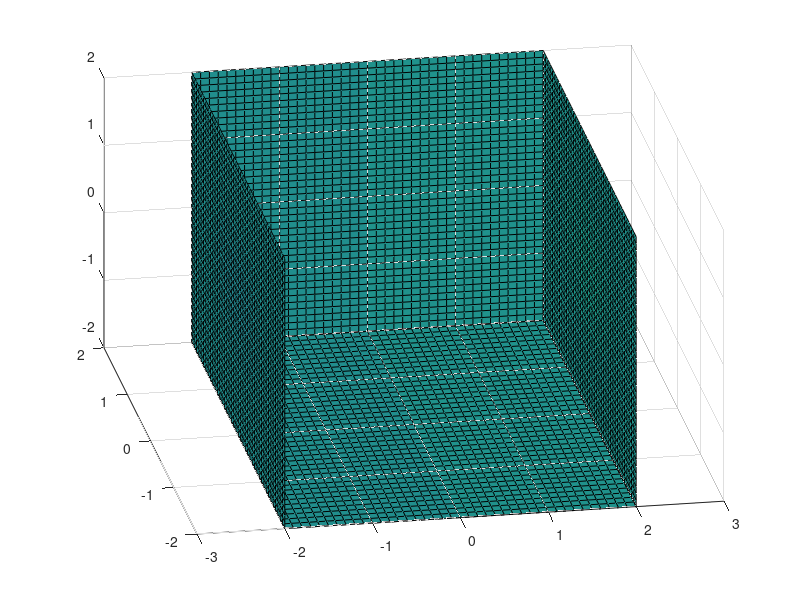

The MATLAB source for this figure:
% 立体透视（2）
function Example30
h0=figure('toolbar','none',...
    'position',[200 150 450 250],...
    'name','Exmaple30');
[x,y,z]=meshgrid(-2:0.1:2,...
    -2:0.1:2,...
    -2:0.1:2);
v=x.*exp(-x.^2-y.^2-z.^2);
[dx,dy,dz]=cylinder;
slice(x,y,z,v,[-2 2],2,-2)
for i=-2:0.2:2
    h=surface(dx+i,dy,dz);
    rotate(h,[1 0 0],90)
    xp=get(h,'xdata');
    yp=get(h,'ydata');
    zp=get(h,'zdata');
    delete(h)
    hold on
    hs=slice(x,y,z,v,xp,yp,zp);
    axis tight
    xlim([-3 3])
    view(-10,35)
    drawnow
    delete(hs)
    hold off
end
